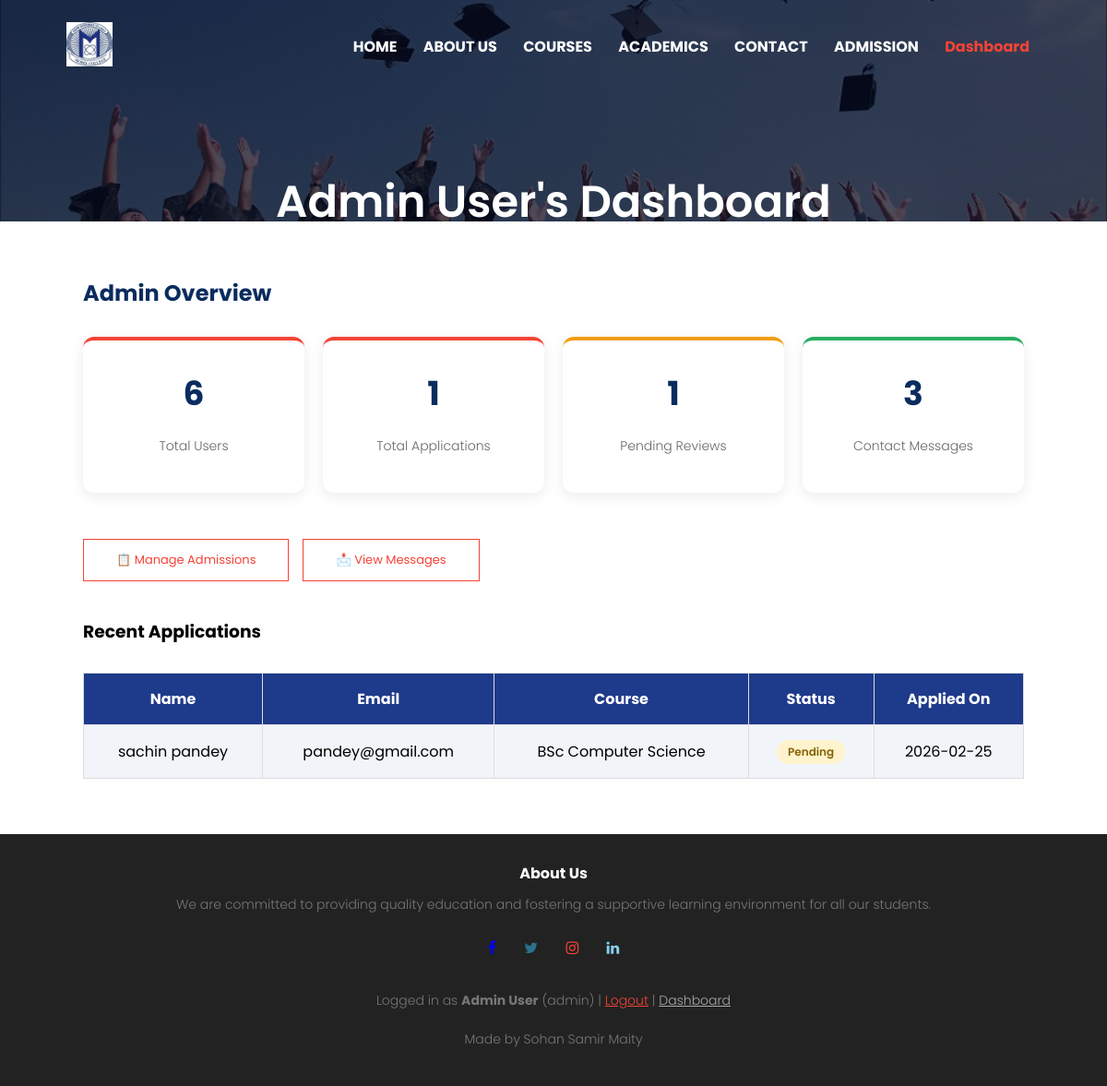
The app's page /dashboard (signed in) with its own data.
### tables this page shows
CREATE TABLE admissions (
            id          INTEGER PRIMARY KEY AUTOINCREMENT,
            full_name   TEXT NOT NULL,
            email       TEXT NOT NULL,
            phone       TEXT NOT NULL,
            course_id   INTEGER NOT NULL,
            dob         TEXT NOT NULL,
            address     TEXT NOT NULL,
            status      TEXT DEFAULT 'Pending' CHECK(status IN ('Pending','Approved','Rejected')),
            applied_at  DATETIME DEFAULT CURRENT_TIMESTAMP,
            FOREIGN KEY(course_id) REFERENCES courses(id)
        );

CREATE TABLE courses (
            id          INTEGER PRIMARY KEY AUTOINCREMENT,
            name        TEXT NOT NULL,
            level       TEXT NOT NULL CHECK(level IN ('UG','PG','PhD')),
            stream      TEXT NOT NULL,
            duration    TEXT NOT NULL,
            fee         INTEGER NOT NULL
        );

### app.py (the view, shortened to what this page needs)
@app.route("/dashboard")
@login_required()
def dashboard():
    conn = get_db()
    role = session["role"]
    data = {}
    if role == "admin":
        data["total_users"]       = conn.execute("SELECT COUNT(*) FROM users").fetchone()[0]
        data["total_admissions"]  = conn.execute("SELECT COUNT(*) FROM admissions").fetchone()[0]
        data["pending"]           = conn.execute("SELECT COUNT(*) FROM admissions WHERE status='Pending'").fetchone()[0]
        data["messages"]          = conn.execute("SELECT COUNT(*) FROM contact_messages").fetchone()[0]
        data["recent_admissions"] = conn.execute("""
            SELECT a.full_name, a.email, c.name as course, a.status, a.applied_at
            FROM admissions a JOIN courses c ON a.course_id = c.id
            ORDER BY a.applied_at DESC LIMIT 5
        """).fetchall()
    conn.close()
    return render_template("dashboard.html", role=role, data=data)

### app.py (called while the page is built)
def get_db():
    conn = sqlite3.connect(DB_PATH)
    conn.row_factory = sqlite3.Row
    return conn

def login_required(role=None):
    from functools import wraps
    def decorator(f):
        @wraps(f)
        def wrapper(*args, **kwargs):
            if "user_id" not in session:
                flash("Please log in first.", "error")
                return redirect(url_for("login"))
            if role and session.get("role") != role:
                flash("Access denied.", "error")
                return redirect(url_for("index"))
            return f(*args, **kwargs)
        return wrapper
    return decorator

### templates/dashboard.html (shortened to what this page needs)
{% extends "base.html" %}
{% block content %}
<section class="sub-header" style="height:30vh;">
    {% include '_nav.html' %}
    <h1>{{ session.name }}'s Dashboard</h1>
</section>
<section style="width:85%; margin:60px auto;">
{% if role == 'admin' %}
    <h2 style="color:#0a2c5e; margin-bottom:30px;">Admin Overview</h2>
    <div class="stats-row" style="margin-bottom:50px;">
        <div class="stat-box">
            <h2>{{ data.total_users }}</h2>
            <p>Total Users</p>
        </div>
        <div class="stat-box">
            <h2>{{ data.total_admissions }}</h2>
            <p>Total Applications</p>
        </div>
        <div class="stat-box" style="border-color:#f39c12;">
            <h2>{{ data.pending }}</h2>
            <p>Pending Reviews</p>
        </div>
        <div class="stat-box" style="border-color:#27ae60;">
            <h2>{{ data.messages }}</h2>
            <p>Contact Messages</p>
        </div>
    </div>
    <div style="display:flex; gap:15px; flex-wrap:wrap; margin-bottom:40px;">
        <a href="{{ url_for('admin_admissions') }}" class="hero-btn red-btn">📋 Manage Admissions</a>
        <a href="{{ url_for('admin_messages') }}" class="hero-btn red-btn">📩 View Messages</a>
    </div>
    <h3 style="margin-bottom:15px;">Recent Applications</h3>
    {% if data.recent_admissions %}
    <div class="table-wrapper">
    <table class="syllabus-table">
        <tr>
            <th>Name</th><th>Email</th><th>Course</th><th>Status</th><th>Applied On</th>
        </tr>
        {% for app in data.recent_admissions %}
        <tr>
            <td>{{ app['full_name'] }}</td>
            <td>{{ app['email'] }}</td>
            <td>{{ app['course'] }}</td>
            <td>
                <span class="status-badge status-{{ app['status']|lower }}">{{ app['status'] }}</span>
            </td>
            <td>{{ app['applied_at'][:10] }}</td>
        </tr>
        {% endfor %}
    </table>
    </div>
    {% else %}
    <p>No applications yet.</p>
    {% endif %}
{% else %}
    <h2 style="color:#0a2c5e;">Welcome, {{ session.name }}!</h2>
    <p>Faculty dashboard coming soon. Contact the admin for more details.</p>
{% endif %}
</section>
{% endblock %}

### static/css/style.css (style rules this page uses)
* { margin: 0; padding: 0; font-family: "Poppins", sans-serif; }
.hero-btn { display: inline-block; background: transparent; color: #fff; padding: 12px 35px; font-size: 13px; border: 1px solid #fff; text-decoration: none; position: relative; cursor: pointer; }
h1 { font-size: 36px; font-weight: 600; }
p { color: #777; font-size: 14px; font-weight: 300; line-height: 22px; padding: 10px; }
.sub-header { height: 50vh; width: 100%; background-image: linear-gradient(rgba(4,9,30,0.7),rgba(4,9,30,0.7)), url(/static/images/about-us.jpg); background-size: cover; background-position: center; position: relative; text-align: center; color:#fff; }
.sub-header h1 { margin-top: 80px; font-size: 48px; }
.red-btn { background: transparent; border: 1px solid #f44336; color: #f44336; }
.syllabus-table { width: 100%; border-collapse: collapse; }
.syllabus-table th, .syllabus-table td { padding: 15px; text-align: center; }
.syllabus-table th { background: #1e3a8a; color: #fff; }
.syllabus-table tr:nth-child(even) { background: #f1f5f9; }
.table-wrapper { overflow-x: auto; }
table { padding-top: 30px; padding-bottom: 30px; width: 100%; border-collapse: collapse; margin-top: 15px; }
table th, table td { border: 1px solid #ddd; padding: 12px; text-align: center; }
table th { background: #1976d2; color: #fff; }
.stats-row { display:flex; justify-content:space-around; flex-wrap:wrap; gap:20px; }
.stat-box { text-align:center; padding:30px 40px; background:#fff; border-radius:12px; box-shadow:0 4px 15px rgba(0,0,0,.08); border-top:4px solid #f44336; min-width:160px; }
.stat-box h2 { font-size:36px; color:#0a2c5e; margin-bottom:8px; }
.stat-box p { color:#666; font-size:14px; margin:0; }
.status-badge { display:inline-block; padding:4px 12px; border-radius:20px; font-size:12px; font-weight:600; }
.status-pending { background:#fff3cd; color:#856404; }

### records on screen
admissions: full_name "sachin pandey", email "pandey@gmail.com", course "BSc Computer Science", status "Pending", applied_at "2026-02-25"

### other values on screen
{{ session.name }} "Admin User"
{{ data.total_users }} "6"
{{ data.total_admissions }} "1"
{{ data.pending }} "1"
{{ data.messages }} "3"
{{ session.role }} "admin"
